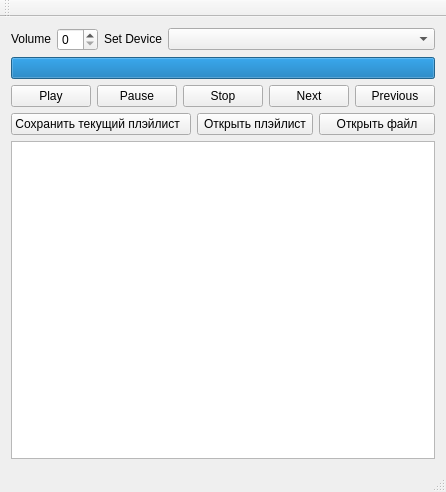
<?xml version="1.0" encoding="UTF-8"?>
<ui version="4.0">
 <class>MainWindow</class>
 <widget class="QMainWindow" name="MainWindow">
  <property name="geometry">
   <rect>
    <x>0</x>
    <y>0</y>
    <width>421</width>
    <height>492</height>
   </rect>
  </property>
  <property name="sizePolicy">
   <sizepolicy hsizetype="Fixed" vsizetype="Fixed">
    <horstretch>0</horstretch>
    <verstretch>0</verstretch>
   </sizepolicy>
  </property>
  <property name="windowTitle">
   <string>MainWindow</string>
  </property>
  <widget class="QWidget" name="centralWidget">
   <layout class="QVBoxLayout" name="verticalLayout_2">
    <item>
     <layout class="QVBoxLayout" name="verticalLayout">
      <item>
       <layout class="QHBoxLayout" name="horizontalLayout_3">
        <item>
         <widget class="QLabel" name="lb_volume">
          <property name="sizePolicy">
           <sizepolicy hsizetype="Fixed" vsizetype="Fixed">
            <horstretch>0</horstretch>
            <verstretch>0</verstretch>
           </sizepolicy>
          </property>
          <property name="text">
           <string>Volume</string>
          </property>
         </widget>
        </item>
        <item>
         <widget class="QSpinBox" name="sb_volume">
          <property name="sizePolicy">
           <sizepolicy hsizetype="Fixed" vsizetype="Fixed">
            <horstretch>0</horstretch>
            <verstretch>0</verstretch>
           </sizepolicy>
          </property>
         </widget>
        </item>
        <item>
         <widget class="QLabel" name="lb_setDevice">
          <property name="sizePolicy">
           <sizepolicy hsizetype="Fixed" vsizetype="Fixed">
            <horstretch>0</horstretch>
            <verstretch>0</verstretch>
           </sizepolicy>
          </property>
          <property name="text">
           <string>Set Device</string>
          </property>
         </widget>
        </item>
        <item>
         <widget class="QComboBox" name="cb_device"/>
        </item>
       </layout>
      </item>
      <item>
       <widget class="QProgressBar" name="progressBar">
        <property name="value">
         <number>100</number>
        </property>
        <property name="format">
         <string/>
        </property>
       </widget>
      </item>
      <item>
       <layout class="QHBoxLayout" name="horizontalLayout_2">
        <item>
         <widget class="QPushButton" name="btn_Play">
          <property name="text">
           <string>Play</string>
          </property>
         </widget>
        </item>
        <item>
         <widget class="QPushButton" name="btn_Pause">
          <property name="text">
           <string>Pause</string>
          </property>
         </widget>
        </item>
        <item>
         <widget class="QPushButton" name="btn_Stop">
          <property name="text">
           <string>Stop</string>
          </property>
         </widget>
        </item>
        <item>
         <widget class="QPushButton" name="btn_Next">
          <property name="text">
           <string>Next</string>
          </property>
         </widget>
        </item>
        <item>
         <widget class="QPushButton" name="btn_Previous">
          <property name="text">
           <string>Previous</string>
          </property>
         </widget>
        </item>
       </layout>
      </item>
      <item>
       <layout class="QHBoxLayout" name="horizontalLayout">
        <item>
         <widget class="QPushButton" name="btn_SavePlayList">
          <property name="text">
           <string>Сохранить текущий плэйлист  </string>
          </property>
         </widget>
        </item>
        <item>
         <widget class="QPushButton" name="btn_OpenPlayList">
          <property name="text">
           <string>Открыть плэйлист</string>
          </property>
         </widget>
        </item>
        <item>
         <widget class="QPushButton" name="btn_OpenFile">
          <property name="text">
           <string>Открыть файл</string>
          </property>
         </widget>
        </item>
       </layout>
      </item>
      <item>
       <widget class="QListView" name="listView"/>
      </item>
     </layout>
    </item>
   </layout>
  </widget>
  <widget class="QMenuBar" name="menuBar">
   <property name="geometry">
    <rect>
     <x>0</x>
     <y>0</y>
     <width>421</width>
     <height>21</height>
    </rect>
   </property>
  </widget>
  <widget class="QToolBar" name="mainToolBar">
   <attribute name="toolBarArea">
    <enum>TopToolBarArea</enum>
   </attribute>
   <attribute name="toolBarBreak">
    <bool>false</bool>
   </attribute>
  </widget>
  <widget class="QStatusBar" name="statusBar"/>
 </widget>
 <layoutdefault spacing="6" margin="11"/>
 <resources/>
 <connections/>
</ui>
